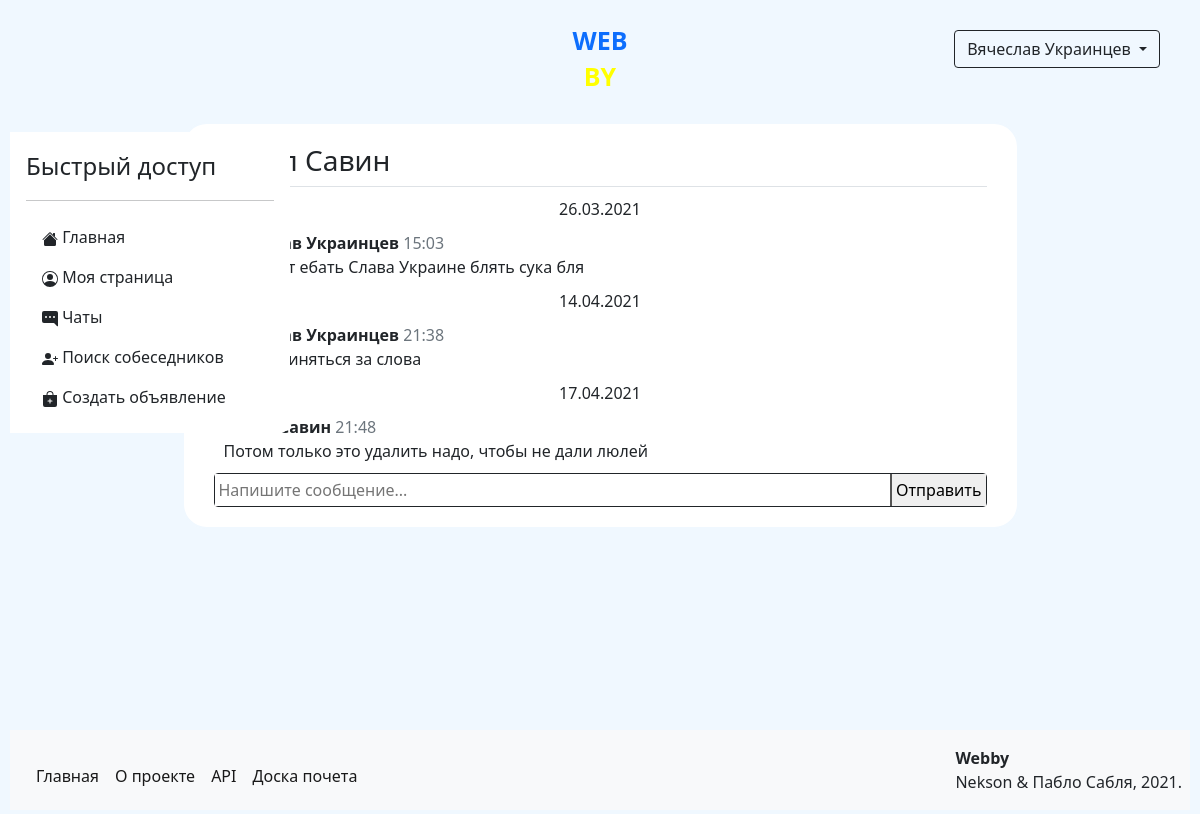
Screenshot of /chats/3 (signed in) with the database file from the repository.
### data/models/user.py (models this page shows, shortened)
class User(SqlAlchemyBase, UserMixin, SerializerMixin):
    __tablename__ = 'users'  # название таблицы с моделью в базе данных
    serialize_rules = (
        '-advertisements', '-rank_id', '-admin', '-hashed_password')  # правила преобразования объекта модели в json
    id = Column(Integer, autoincrement=True, primary_key=True)  # id пользователя
    name = Column(Unicode)  # имя пользователя
    surname = Column(Unicode)  # фамилия пользователя
    birthday = Column(DateTime)  # день рождения пользователя
    email = Column(String, unique=True)  # email адресс пользователя
    phone_number = Column(String, unique=True)  # номер телефона пользователя
    hashed_password = Column(String)  # хэшированный пароль пользователя
    registration_time = Column(DateTime, default=datetime.now)  # время регистрации пользователя
    rating = Column(Integer, default=0)  # рейтинг пользователя
    rank_id = Column(Integer, ForeignKey('ranks.id'))  # id ранга пользователя
    admin = Column(Boolean, default=0)  # права пользователя
    advertisements = relationship('Advertisement', back_populates='author')  # объекты объявлений пользователя
    interests = relationship('Interest', secondary='users_to_interests',
                             backref='users')  # объекты интересов пользователя
    rank = relationship('Rank')  # объект ранга пользователя

### data/models/message.py (models this page shows, shortened)
class Message(SqlAlchemyBase, SerializerMixin):
    __tablename__ = 'messages'  # название таблицы с моделью в базе данных
    serialize_rules = ('-sender', '-receiver', '-content_id')  # правила преобразования объекта модели в json
    id = Column(Integer, autoincrement=True, primary_key=True)  # id сообщения
    to_id = Column(Integer, ForeignKey("users.id"))  # id получателя сообщения
    from_id = Column(Integer, ForeignKey("users.id"))  # id отправителя сообщения
    content_id = Column(Integer, ForeignKey("contents.id"))  # id содержания сообщения
    created_at = Column(DateTime, default=datetime.now)  # время создания сообщения
    sender = relationship("User", foreign_keys=[from_id])  # объект отправителя сообщения
    receiver = relationship("User", foreign_keys=[to_id])  # объект получателя сообщения
    content = relationship("Content")  # объект содержания сообщения

### data/models/content.py (models this page shows)
class Content(SqlAlchemyBase, SerializerMixin):
    __tablename__ = 'contents'  # название таблицы с моделью в базе данных
    serialize_rules = ('-id',)  # правила преобразования объекта модели в json
    id = Column(Integer, autoincrement=True, primary_key=True)  # id контента
    content = Column(Text)  # контент

### main.py (the view, shortened to what this page needs)
@app.route('/chats/<int:user_id>', methods=['POST', 'GET'])
@login_required
def chat(user_id):
    form = MessageForm()  # создаем форму ввода сообщения
    session = create_session()
    companion = session.query(User).filter(User.id == user_id).first()  # получаем объект собеседника по его id
    if not companion:  # проверяем, найден ли собеседник
        return abort(404)  # если нет - отображаем страницу с ошибкой 404
    messages = session.query(Message).filter(((Message.to_id == current_user.id) & (Message.from_id == user_id)) |
                                             ((Message.from_id == current_user.id) & (Message.to_id == user_id))).all()
    sender = session.query(User).filter(User.id == current_user.id).first()  # получаем объект текущего пользователя
    return render_template('chats.html', form=form, messages=messages, companion=companion)

### data/forms.py
class MessageForm(FlaskForm):
    message_field = StringField()  # поле для ввода сообщения
    send_field = SubmitField('Отправить')  # кнопка для отправки

### data/db_session.py (called while the page is built)
def create_session() -> Session:
    global __factory
    return __factory()

### main.py (called while the page is built)
@login_manager.user_loader
def load_user(user_id):
    session = create_session()
    return session.query(User).get(user_id)

### templates/chats.html (shortened to what this page needs)
{% extends "base.html" %}
{% block content %}
<form class="clearfix w-75" method="post" novalidate>
    <div>
        <div class="border-bottom">
            <h3>
                <a href="/profile/{{ companion.id }}" class="text-reset">{{ companion.name }} {{ companion.surname }}</a>
            </h3>
        </div>
        <div>
            {% for msg in messages %}
            <div id="{% if loop.last %}bottom{% endif %}">
                {% if loop.previtem is defined %}
                    {% if (loop.previtem.created_at.day != msg.created_at.day) or (loop.previtem.created_at.month != msg.created_at.month)
                    or (loop.previtem.created_at.year != msg.created_at.year) %}
                        <div class="text-center">{{ msg.created_at.strftime('%d.%m.%Y') }}</div>
                    {% endif %}
                    {% if loop.previtem.sender != msg.sender or loop.previtem.created_at.minute != msg.created_at.minute %}
                        <b>
                            <a href="/profile/{{ msg.sender.id }}" class="text-reset">{{ msg.sender.name }} {{ msg.sender.surname }}</a>
                        </b>
                        <span class="text-secondary">{{ msg.created_at.strftime('%H:%M') }}</span>
                        <br>
                    {% endif %}
                {% else %}
                    <div class="text-center">{{ msg.created_at.strftime('%d.%m.%Y') }}</div>
                        <b>
                            <a href="/profile/{{ msg.sender.id }}" class="text-reset">{{ msg.sender.name }} {{ msg.sender.surname }}</a>
                        </b>
                    <span class="text-secondary">{{ msg.created_at.strftime('%H:%M') }}</span>
                    <br>
                {% endif %}
                {{ msg.content.content }}
            </div>
            {% endfor %}
        </div>
        <div class="border border-dark rounded clearfix">
            {{ form.message_field(class="w-75 border-0 p-1 float-start", placeholder="Напишите сообщение...", style="outline: None", autocomplete="off") }}
            {{ form.send_field(class="border-top-0 border-end-0 border-bottom-0 float-end p-1") }}
        </div>
    </div>
</form>
{% endblock %}

### templates/base.html (shortened to what this page needs)
<!DOCTYPE html>
<html lang="en">
<head>
    <link rel="stylesheet" href="/static/css/style.css">
    <link rel="stylesheet" href="https://cdn.jsdelivr.net/npm/bootstrap@5.0.0-beta1/dist/css/bootstrap.min.css"
>
</head>
<body>
<div class="wrapper">
    <div class="header clearfix">
        {% if current_user.is_authenticated %}
        <div class="dropdown float-end">
            <button class="btn btn-outline-dark dropdown-toggle" type="button" id="dropdownMenuButton"
                    data-toggle="dropdown" aria-haspopup="true" aria-expanded="false">
                {{ current_user.name }} {{ current_user.surname }}
            </button>
        </div>
        {% endif %}
        <div class="logo">
            <a href="/">
                <p class="text-primary">WEB</p>
                <p class="yellow">BY</p>
            </a>
        </div>
    </div>
    {% if current_user.is_authenticated %}
    <div class="d-flex flex-column p-3 bg-white"
         style="width: 280px; position: fixed; border-radius: 0 10px 10px 0; margin-left: 0px;">
        <span class="fs-4">Быстрый доступ</span>
        <hr>
        <ul class="nav nav-pills flex-column mb-auto">
            <li class="nav-item">
                <a href="/" class="nav-link link-dark">
                    Главная
                </a>
            </li>
            <li>
                <a href="/profile/{{ current_user.id }}" class="nav-link link-dark">
                    Моя страница
                </a>
            </li>
            <li>
                <a href="/chats" class="nav-link link-dark">
                    Чаты
                </a>
            </li>
            <li>
                <a href="/search" class="nav-link link-dark">
                    Поиск собеседников
                </a>
            </li>
            <li>
                <a href="/advertisements/create" class="nav-link link-dark">
                    Создать объявление
                </a>
            </li>
        </ul>
    </div>
    {% endif %}
    <main role="main" class="container clearfix">
        {% block content %}{% endblock %}
    </main>
    <footer class="clearfix p-2 bg-light">
        <span class="fs-6 float-end mt-2"><b>Webby</b><br>Nekson & Пабло Сабля, 2021.</span>
        <nav class="navbar navbar-expand-lg navbar-light">
            <div class="collapse navbar-collapse" id="navbarSupportedContent">
                <ul class="navbar-nav me-auto mb-2 mb-lg-0">
                    <li class="nav-item">
                        <a class="nav-link active" href="/">Главная</a>
                    </li>
                    <li class="nav-item">
                        <a class="nav-link active" href="/info">О проекте</a>
                    </li>
                    <li class="nav-item">
                        <a class="nav-link active" href="/api">API</a>
                    </li>
                    <li class="nav-item">
                        <a class="nav-link active" href="/top">Доска почета</a>
                    </li>
                </ul>
            </div>
        </nav>
    </footer>
</div>
</body>
</html>

### static/css/style.css (style rules this page uses)
body { background-color: aliceblue !important; }
.logo { text-align: center; margin-left: auto; margin-right: auto; margin-top: 10px; margin-bottom: 10px; max-width: 150px; font-size: 25px; font-weight: 700; line-height: 20px; }
a { text-decoration: none !important; }
.header { background-color: aliceblue; margin-bottom: 10px; padding: 10px; }
.yellow { color: yellow; }
div { margin: 10px; }
form { margin-left: auto; margin-right: auto; background-color: white; border: solid 2px aliceblue; border-radius: 25px; padding: 10px; }
html, body { height: 100%; }
footer { position: absolute; left: 0; bottom: 0; width: 100%; height: 80px; }
.wrapper { position: relative; min-height: 100%; }
main { padding-bottom: 120px }

### rows the page displays
User: name "Вячеслав", surname "Украинцев"
User: surname "Савин"
Message: created_at "26.03.2021", sender.surname "Украинцев", created_at "15:03", content.content "Мать рот ебать Слава Украине блять сука бля"
Message: created_at "14.04.2021", sender.surname "Украинцев", created_at "21:38", content.content "Моя извиняться за слова"
Message: created_at "17.04.2021", sender.surname "Савин", created_at "21:48", content.content "Потом только это удалить надо, чтобы не дали люлей"
